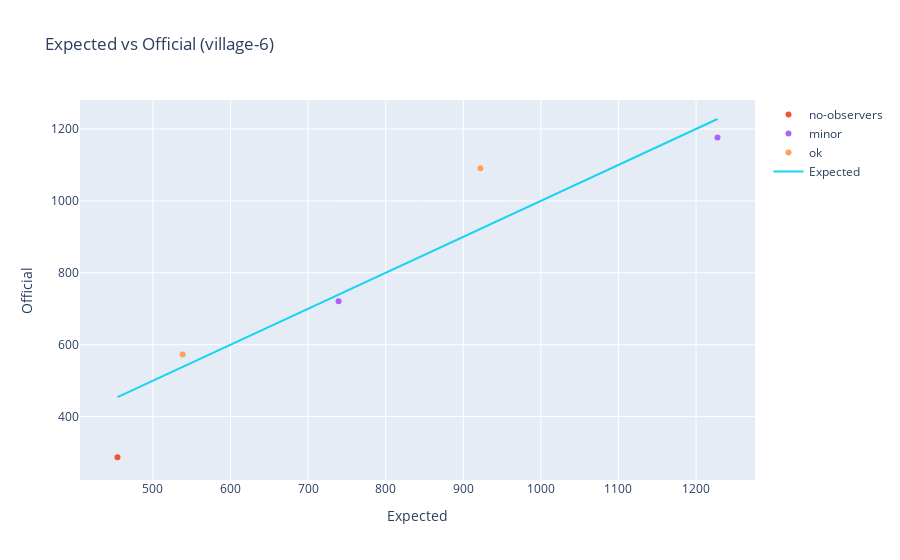

Notebook code cell kept with this figure:
### Code cell


### Figure 1 — Plotly figure (JSON) as saved in the notebook; plotly's stock layout.template omitted (floating-point values rounded to 4 significant figures)
{"data": [{"mode": "markers", "name": "wrong voters", "text": [], "type": "scatter", "x": [], "y": []}, {"mode": "markers", "name": "no-observers", "text": ["06-146-0008 (5690)\nExp: 154.596\nOfficial: 322.0"], "type": "scatter", "x": [454.4], "y": [287]}, {"mode": "markers", "name": "major", "text": [], "type": "scatter", "x": [], "y": []}, {"mode": "markers", "name": "minor", "text": ["06-121-0006 (5407)\nExp: 181.35299999999998\nOfficial: 233.0", "06-146-0024 (5706)\nExp: 365.679\nOfficial: 384.0"], "type": "scatter", "x": [1228.0, 739.3], "y": [1176, 721]}, {"mode": "markers", "name": "ok", "text": ["06-135-0020 (5760)\nExp: 258.651\nOfficial: 224.0", "06-135-0025 (5765)\nExp: 552.978\nOfficial: 384.0"], "type": "scatter", "x": [538.3, 922.0], "y": [573, 1091]}, {"mode": "lines", "name": "Expected", "type": "scatter", "x": [1228.0, 538.3, 922.0, 454.4, 739.3], "y": [1228.0, 538.3, 922.0, 454.4, 739.3]}], "layout": {"title": {"text": "Expected vs Official (village-6)"}, "xaxis": {"title": {"text": "Expected"}}, "yaxis": {"title": {"text": "Official"}}}}
